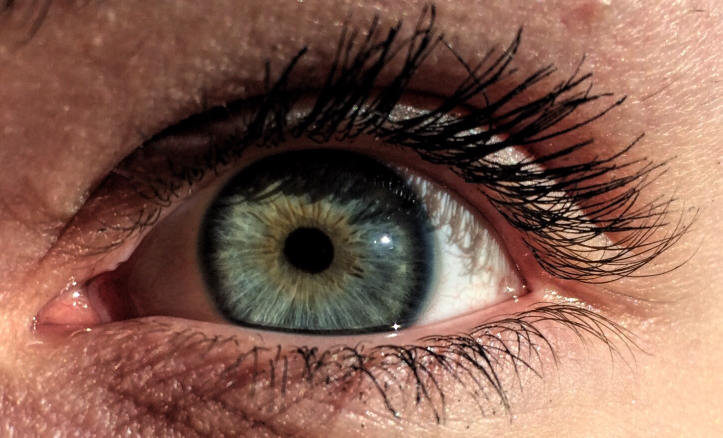
#> input picture iris_training_dataset_orig/FullSizeRender 2.JPG, 1445 x 875 px (shown at 1/2 size); its folder holds 4 pictures in this run
$ python iris_form_main_file.py
#> lines starting #> are read from the running program, lines starting #| are printed output that depends on the picture
from PIL import Image
import numpy as np
import glob
import cv2
from scipy.signal import convolve2d

def orig_to_greysc():
    ''' For each file in the Training Dataset folder, opens and greyscales the image. Then, saves it. '''
    name_value = 1
    for filename in glob.glob('iris_training_dataset_orig/*.JPG'):
        im = Image.open(filename)
#> im is the input picture: PIL image 1445x875 RGB; mean R, G, B 131.7, 93.9, 79.8
        gs_im = im.convert('L')
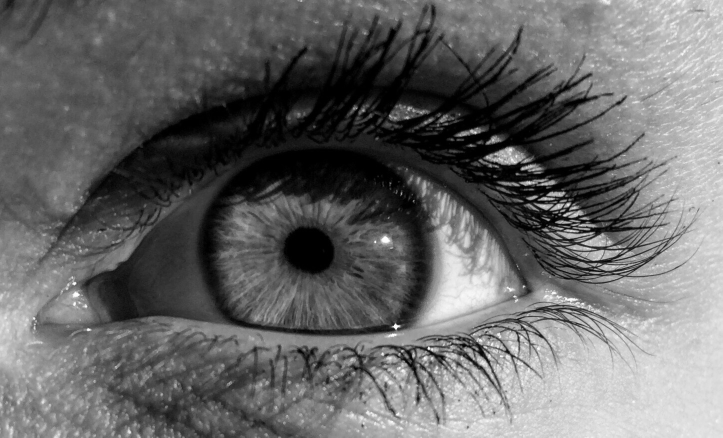
#> gs_im: PIL image 1445x875 L (shown at 1/2 size); min 0, max 255, mean 103.6
        gs_im.save('iris_training_dataset_gs/Image_GS_{}.JPG'.format(str(name_value)))
        name_value += 1
#> pass 2 of the loop in orig_to_greysc, `for filename in glob.glob('iris_training_dataset_orig/*.JPG'):`:
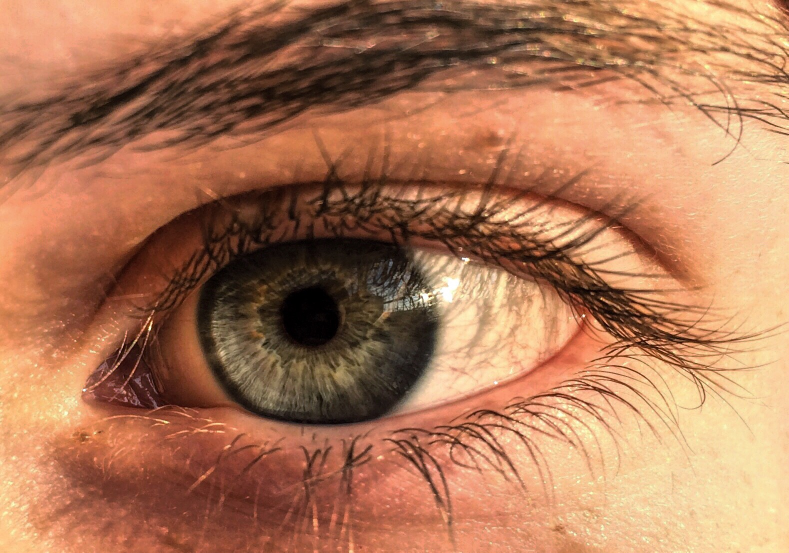
#> input picture iris_training_dataset_orig/IMG_2414.JPG, 1577 x 1105 px (shown at 1/2 size)
#> in orig_to_greysc, im is the input picture: PIL image 1577x1105 RGB; mean R, G, B 174.1, 120, 87.8
#> in orig_to_greysc, `gs_im = im.convert('L')`:
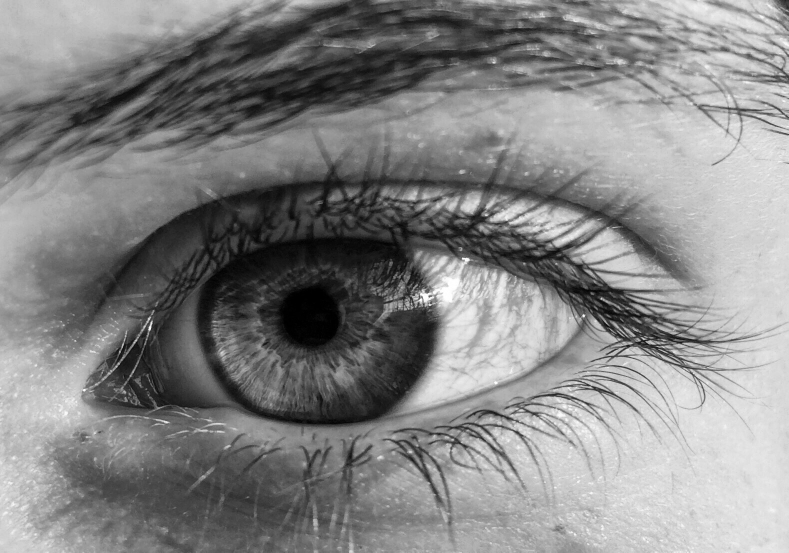
#> gs_im: PIL image 1577x1105 L (shown at 1/2 size); min 0, max 255, mean 132.5
#> pass 3 of the loop in orig_to_greysc, `for filename in glob.glob('iris_training_dataset_orig/*.JPG'):`:
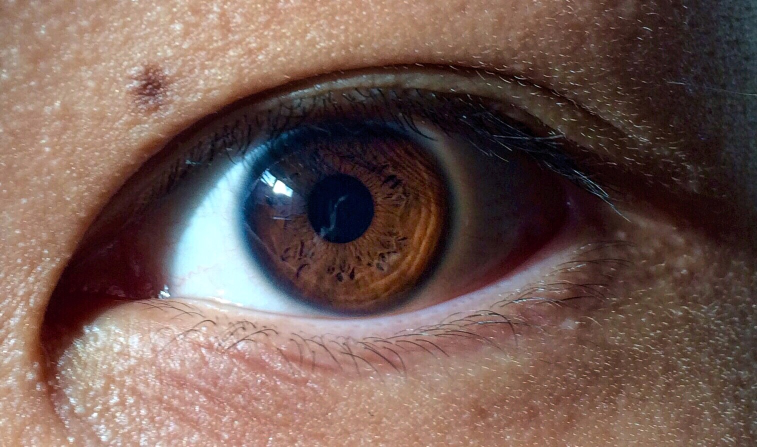
#> input picture iris_training_dataset_orig/IMG_2512.JPG, 1514 x 894 px (shown at 1/2 size)
#> in orig_to_greysc, im is the input picture: PIL image 1514x894 RGB; mean R, G, B 114.5, 91, 84.1
#> in orig_to_greysc, `gs_im = im.convert('L')`:
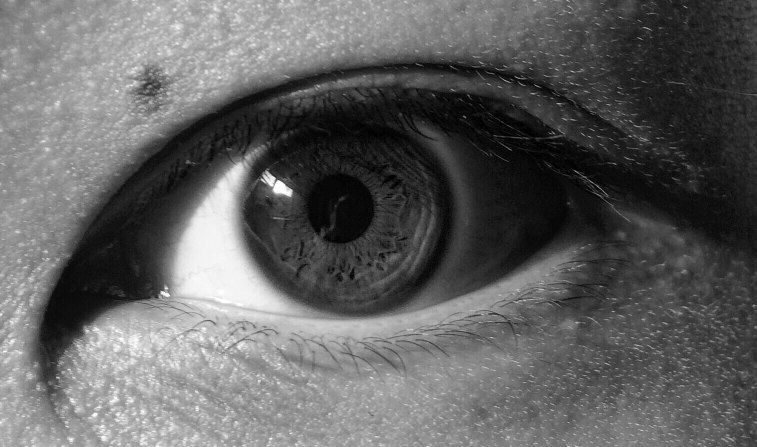
#> gs_im: PIL image 1514x894 L (shown at 1/2 size); min 0, max 255, mean 97.2
#> the loop made 4 passes; the first 3 are shown

def qual_reduction():
    ''' Reduces the quality of a picture by 50% in the cropped Training Dataset folder. '''
    name_value = 1
#> name_value = 1
    for filename in glob.glob('iris_training_dataset_gs_cropped/*.JPG'):
        im = Image.open(filename)
        im.save('iris_training_dataset_gs_CrandRedQ/Image_GS_{}.JPG'.format(str(name_value)), quality=50)
        name_value += 1

def RGB_reduction(image):
    ''' Returns a matrix, where each pixel is represented by one number from the greyscale. '''
    # Checks if we are working with arrays.
    if not isinstance(image, np.ndarray):
        # If not, opens the image in an array type.
        opened_img = cv2.imread(image)
        opened_img = np.asanyarray(opened_img)
    else:
        opened_img = image
    # Checks if the image greyscaled.
    if opened_img[0][0][0] == opened_img[0][0][1] and opened_img[0][0][0] == opened_img[0][0][2]:
        # If they are, creates a new matrix (pixel -> number) without the first and second by index channel values,
        # since each pixel has the same three values for each of the RGB channels.
        new_image_matrix = []
        row_numb = 0
        # The construction of the new matrix is made row by row.
        for row in opened_img:
            blank_row = []
            # Pixel by pixel, or number by number.
            for pixel in opened_img[row_numb]:
                new_pixel = pixel[0]
                blank_row.append(new_pixel)
            new_image_matrix.append(blank_row)
            row_numb += 1
    # If not greyscaled, raises a TypeError.
    else:
        raise TypeError("Pixels must be greyscaled first.")
    # Returns the final matrix.
    return new_image_matrix

# [23 lines left out: functions image_from_array_reconstruction, convolve, not called in this run]

def convolution_layer(matrix, features_folder):
    ''' Builds the Convolution Layer. '''
    # Creates an empty list to hold the images of the features.
    features_list = []
    # Takes each feature, RGB-reduces it, and adds the resulting matrix to the features list.
    # Save sthe feature for future reference as well.
    for item in glob.glob(features_folder + '/*.JPG'):
        feature_img = cv2.imread(item)
        feature_matrix = RGB_reduction(feature_img)
        features_list.append(feature_matrix)
        feature_matrix = image_from_array_reconstruction(feature_matrix)
    # Creates an empty list to hold the matrices of the convolution layer.
    output_list_of_matrices = []
    # Performs a convolution between each of the features and the main matrix using the previously defined
    # convolve() method and adds it to the output list.
    for feature_matrix in features_list:
        convolved_matrix = convolve(matrix, feature_matrix)
        output_list_of_matrices.append(convolved_matrix)
    return output_list_of_matrices

# [27 lines left out: functions pooling_layer, vectorize_matrix, not called in this run]

def vectorize_multiple_matrices(a_list):
    ''' By using the vectorize_matrix() helper method, takes in a list of matrices,
    creates vectors by adding their columns one by one,
    and then joins those vectors into a one long vector. '''
    blank_vector = []
    for matrix in a_list:
        micro_blank_vector = vectorize_matrix(matrix)
        blank_vector.extend(micro_blank_vector)
    return blank_vector

def vectors_in_vspace(training_dataset_address, identity_texts):
    ''' Creates a vector space and places the feature vectors inside with IDs. '''
    # A list to hold all the feature vectors.
    vectors_in_vspace = []
    # For each image in the greyscale training dataset:
    counter = 1
    for file in glob.glob(training_dataset_address + '/Image_GS_*.JPG'):
        print("'{}/Image_GS_{}.JPG' being processed.".format(training_dataset_address, counter))
        # Opens the image.
        image_1 = cv2.imread(training_dataset_address + '/Image_GS_{}.JPG'.format(counter))
        # Creates an array from it.
        image_1_array = np.asarray(image_1)
        # RGB-reduces it into a matrix of values, since the image is already greyscale.
        image_1_RGB_reduced = RGB_reduction(image_1_array)
        # Performs convolution between each of the features and the matrix. Adds to the convolution layer.
        image_1_convolved = convolution_layer(image_1_RGB_reduced, features_folder='features_for_convolution')
        # Pools all the matrices in the convolution layer and adds the resulting smaller matrices to a pooled_list.
        pooled_list = []
        for item in image_1_convolved:
            pooled_list.append(pooling_layer(item, 13))
        # Creates a feature vector representing the training image.
        image_vector = vectorize_multiple_matrices(pooled_list)
        # Adds it to the vector space.
        vectors_in_vspace.append(image_vector)
        print("Iteration {} successfully completed.".format(str(counter)))
        counter += 1
    # Creates an empty list for the vectors, but adds in this case a tuple, consisting of an ID number that corresponds
    # to the training image, the feature vector itself, and the identifying text related to the person behind the iris.
    vectors_in_vspace_id = []
    id_numb = 0
    for vector in vectors_in_vspace:
        vectors_in_vspace_id.append((id_numb, vector, identity_texts[id_numb]))
        id_numb += 1
    # Sorts the list of tuples in case it is unordered, which is easily done, since the tuples start integers.
    vectors_in_vspace_id.sort()
    return vectors_in_vspace_id

# [5 lines left out: function find_dist, not called in this run]

def find_match(vectors_in_vspace_id, some_vector):
    ''' Finds the closest match for the test input. '''
    # Creates an empty list to store all the distances from the test feature vector to all the other existing ones.
    distance_list = []
    # In order to be able to access back the information about to whom a certain iris
    # that has the least distance form the test vector belongs, creates a dictionary
    # that has the distances as keys and vector IDs as the values.
    navig_dict = {}
    # For each of the vector in the vector space, accesses the vector's value in the list of tuples vectors_in_vspace_id
    # and finds the distance between that vector and the test one.
    for i in range(len(vectors_in_vspace_id)):
        dist = find_dist(vectors_in_vspace_id[i][1], some_vector)
        # Then, it adds the distance and its corresponding feature vector into the dictionary.
        navig_dict[dist] = vectors_in_vspace_id[i][0]
        # Adds the distance value into the distance_list.
        distance_list.append(dist)
    # Finds the minimum value in the distance_list.
    min_dist = min(distance_list)
    print("\nBest Match at a Distance Score: " + str(min_dist))
    # Accesses the corresponding ID of the image that gives the least distance.
    min_dist_id = navig_dict[min_dist]
    # Returns the tuple of the relevant vector by using min_dist_id as an index,
    # since the vectors are placed into the vector space, having
    # an ID that directly corresponds to their index/order.
    return vectors_in_vspace_id[min_dist_id]

if __name__ == "__main__":
    # Gresyscaling and Quality Reduction of the images in the Training Dataset.
    orig_to_greysc()
    qual_reduction()
    # Clarifies the address of the training dataset.
    training_dataset_address = 'iris_training_dataset_gs_CrandRedQ'
    # Reads and processes the input images' labels from the training_dataset_labels.txt file.
    pre_identity_texts = open("training_dataset_labels.txt")
#> (reads training_dataset_labels.txt from the repository)
    pre_identity_texts = pre_identity_texts.readlines()
    pre_identity_texts = [i for i in pre_identity_texts if i != "\n"]
    counter = 0
    identity_texts = []
    for i in range(int(len(pre_identity_texts) / 4)):
        some_string = "".join(pre_identity_texts[counter: (counter + 4)])
        some_string = some_string[:-1]
        identity_texts.append(some_string)
        counter += 4
    # Creates a vector space based on the feature vectors of the input images.
    vectors_in_vspace_id = vectors_in_vspace(training_dataset_address, identity_texts)
    # Opens the test case from the Test Dataset folder.
    test_1 = cv2.imread('test_dataset/Test_1.JPG')
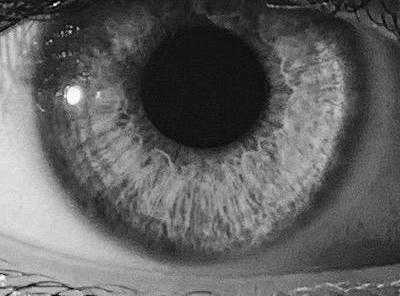
#> input picture test_dataset/Test_1.JPG, 400 x 296 px
#> test_1 is the input picture: shape (296, 400, 3); min 0, max 255, mean 97
    # Creates an array out of it.
    test_1_image_array = np.asarray(test_1)
    # Reduces the image array into a matrix of values.
    test_1_RGB_reduced_image = RGB_reduction(test_1_image_array)
#> after the loop in RGB_reduction, `for row in opened_img:`: new_image_matrix = 296 items; row_numb = 296
#> test_1_RGB_reduced_image = 296 items
    # Creates a Convolution Layer using the existing features.
    test_1_convolved = convolution_layer(test_1_RGB_reduced_image, features_folder='features_for_convolution')
#> after the loop in convolution_layer, `for feature_matrix in features_list:`: output_list_of_matrices = []
#> test_1_convolved = []
    #Creates an empty list to hold the outputs matrices of pooling.
    pooled_list = []
    # Executes pooling on each feature map and appends the matrices into the pooled_list.
    for item in test_1_convolved:
        pooled_list.append(pooling_layer(item, 13))
#> this loop made 0 passes
#> after the loop, pooled_list = []
    # Creates a feature vector out of all pooled matrices.
    test_1_vector = vectorize_multiple_matrices(pooled_list)
#> test_1_vector = []
    # Find the closest match and displays its identificator labels.
    print(find_match(vectors_in_vspace_id, test_1_vector)[2])
#> after the loop in find_match, `for i in range(len(vectors_in_vspace_id)):`: navig_dict = 0 items
#> (the run stopped early here; a loop or call above may not have finished)
